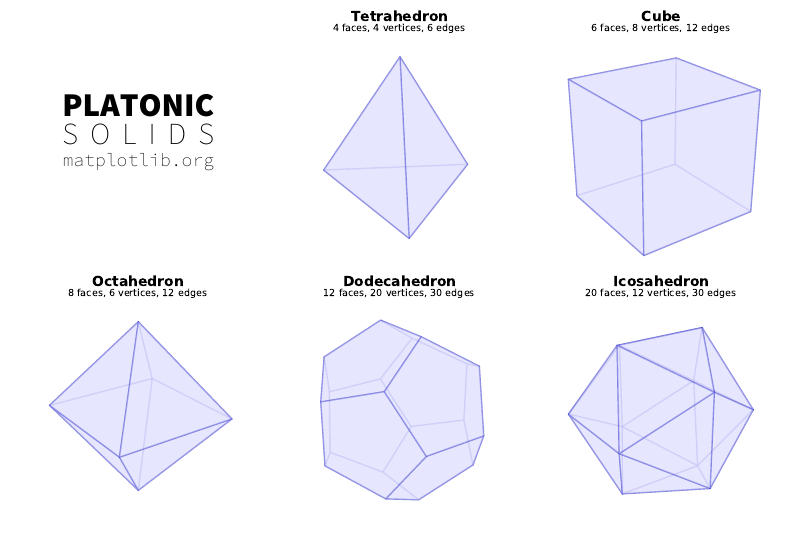

This figure's Python source:
import glm
import numpy as np
import matplotlib as mpl
import matplotlib.pyplot as plt
from matplotlib.collections import PolyCollection


def tetrahedron():
    """ Tetrahedron with 4 faces, 6 edges and 4 vertices """
    a = 2 * np.pi / 3
    vertices = [
        (0, 0.5, 0),
        (0.5 * np.cos(0 * a), -0.25, 0.5 * np.sin(0 * a)),
        (0.5 * np.cos(1 * a), -0.25, 0.5 * np.sin(1 * a)),
        (0.5 * np.cos(2 * a), -0.25, 0.5 * np.sin(2 * a)),
    ]
    faces = [(1, 2, 3), (1, 2, 0), (2, 3, 0), (3, 1, 0)]
    return np.array(vertices), np.array(faces)


def octahedron():
    """ Octahedron with 8 faces, 12 edges and 6 vertices """

    r = 0.5 * 1 / np.sqrt(2)
    vertices = [
        (0, 0.5, 0),
        (0, -0.5, 0),
        (-r, 0, -r),
        (r, 0, -r),
        (r, 0, r),
        (-r, 0, r),
    ]
    faces = [
        (2, 3, 0),
        (3, 4, 0),
        (4, 5, 0),
        (5, 2, 0),
        (3, 2, 1),
        (4, 3, 1),
        (5, 4, 1),
        (2, 5, 1),
    ]
    return np.array(vertices), np.array(faces)


def dodecahedron():
    """ Regular dodecahedron with 12 faces, 30 edges and 20 vertices """

    r = (1 + np.sqrt(5)) / 2
    vertices = [
        (-1, -1, +1),
        (r, 1 / r, 0),
        (r, -1 / r, 0),
        (-r, 1 / r, 0),
        (-r, -1 / r, 0),
        (0, r, 1 / r),
        (0, r, -1 / r),
        (1 / r, 0, -r),
        (-1 / r, 0, -r),
        (0, -r, -1 / r),
        (0, -r, 1 / r),
        (1 / r, 0, r),
        (-1 / r, 0, r),
        (+1, +1, -1),
        (+1, +1, +1),
        (-1, +1, -1),
        (-1, +1, +1),
        (+1, -1, -1),
        (+1, -1, +1),
        (-1, -1, -1),
    ]
    # faces = [ (19, 3, 2), (12, 19, 2), (15, 12, 2),
    #           (8, 14, 2), (18, 8, 2), (3, 18, 2),
    #           (20, 5, 4), (9, 20, 4), (16, 9, 4),
    #           (13, 17, 4), (1, 13, 4), (5, 1, 4),
    #           (7, 16, 4), (6, 7, 4), (17, 6, 4),
    #           (6, 15, 2), (7, 6, 2), (14, 7, 2),
    #           (10, 18, 3), (11, 10, 3), (19, 11, 3),
    #           (11, 1, 5), (10, 11, 5), (20, 10, 5),
    #           (20, 9, 8), (10, 20, 8), (18, 10, 8),
    #           (9, 16, 7), (8, 9, 7), (14, 8, 7),
    #           (12, 15, 6), (13, 12, 6), (17, 13, 6),
    #           (13, 1, 11), (12, 13, 11), (19, 12, 11) ]
    faces = [
        (19, 3, 2, 15, 12),
        (8, 14, 2, 3, 18),
        (20, 5, 4, 16, 9),
        (13, 17, 4, 5, 1),
        (7, 16, 4, 17, 6),
        (6, 15, 2, 14, 7),
        (10, 18, 3, 19, 11),
        (11, 1, 5, 20, 10),
        (20, 9, 8, 18, 10),
        (9, 16, 7, 14, 8),
        (12, 15, 6, 17, 13),
        (13, 1, 11, 19, 12),
    ]
    vertices = np.array(vertices) / np.sqrt(3) / 2
    faces = np.array(faces) - 1
    return vertices, faces


def icosahedron():
    """ Regular icosahedron with 20 faces, 30 edges and 12 vertices """

    a = (1 + np.sqrt(5)) / 2
    vertices = [
        (-1, a, 0),
        (1, a, 0),
        (-1, -a, 0),
        (1, -a, 0),
        (0, -1, a),
        (0, 1, a),
        (0, -1, -a),
        (0, 1, -a),
        (a, 0, -1),
        (a, 0, 1),
        (-a, 0, -1),
        (-a, 0, 1),
    ]
    faces = [
        [0, 11, 5],
        [0, 5, 1],
        [0, 1, 7],
        [0, 7, 10],
        [0, 10, 11],
        [1, 5, 9],
        [5, 11, 4],
        [11, 10, 2],
        [10, 7, 6],
        [7, 1, 8],
        [3, 9, 4],
        [3, 4, 2],
        [3, 2, 6],
        [3, 6, 8],
        [3, 8, 9],
        [4, 9, 5],
        [2, 4, 11],
        [6, 2, 10],
        [8, 6, 7],
        [9, 8, 1],
    ]
    vertices = np.array(vertices) / np.sqrt(a + 2) / 2
    faces = np.array(faces)
    return vertices, faces


def cube():
    vertices = [
        (0, 0, 0),
        (1, 0, 0),
        (1, 0, 1),
        (0, 0, 1),
        (0, 1, 0),
        (1, 1, 0),
        (1, 1, 1),
        (0, 1, 1),
    ]
    faces = [
        [0, 1, 2, 3],
        [4, 5, 6, 7],
        [0, 1, 5, 4],
        [1, 2, 6, 5],
        [2, 3, 7, 6],
        [3, 0, 4, 7],
    ]
    return (np.array(vertices) - 0.5) / np.sqrt(2), np.array(faces)


def plot(ax, camera, V, F):
    ax.axis("off")

    T = glm.transform(V[F], camera)
    V, Z = T[..., :2], T[..., 2].mean(axis=-1)
    V = V[np.argsort(-Z)]
    collection = PolyCollection(
        V,
        antialiased=True,
        linewidth=1.0,
        facecolor=(0.9, 0.9, 1, 0.75),
        edgecolor=(0, 0, 0.75, 0.25),
    )
    ax.add_collection(collection)


fig = plt.figure(figsize=(8, 5.5))
camera = glm.camera(25, 35, 1.5, "perspective")

ax = plt.subplot(2, 3, 1, xlim=[-1, +1], ylim=[-1, +1], aspect=1)
ax.axis("off")
ax.text(
    0.5,
    0.6,
    "PLATONIC",
    transform=ax.transAxes,
    weight="black",
    size=24,
    va="bottom",
    ha="center",
    family="Source Sans Pro",
)
ax.text(
    0.5,
    0.6,
    "S  O  L  I  D  S",
    transform=ax.transAxes,
    weight="light",
    size=22,
    va="top",
    ha="center",
    family="Source Sans Pro",
)
ax.text(
    0.5,
    0.475,
    "matplotlib.org",
    transform=ax.transAxes,
    weight="light",
    size=13,
    va="top",
    ha="center",
    family="Source Code Pro",
)


# -----------------------------------------------------------------------------
ax = plt.subplot(2, 3, 2, xlim=[-1, +1], ylim=[-1, +1], aspect=1)
plot(ax, camera, *tetrahedron())
ax.text(
    0.5,
    1.0,
    "Tetrahedron",
    transform=ax.transAxes,
    weight="bold",
    va="bottom",
    ha="center",
)
ax.text(
    0.5,
    1.0,
    "4 faces, 4 vertices, 6 edges",
    transform=ax.transAxes,
    va="top",
    ha="center",
    size="x-small",
)

# -----------------------------------------------------------------------------
ax = plt.subplot(2, 3, 3, xlim=[-1, +1], ylim=[-1, +1], aspect=1)
plot(ax, camera, *cube())
ax.text(
    0.5, 1.0, "Cube", transform=ax.transAxes, weight="bold", va="bottom", ha="center"
)
ax.text(
    0.5,
    1.0,
    "6 faces, 8 vertices, 12 edges",
    transform=ax.transAxes,
    va="top",
    ha="center",
    size="x-small",
)

# -----------------------------------------------------------------------------
ax = plt.subplot(2, 3, 4, xlim=[-1, +1], ylim=[-1, +1], aspect=1)
plot(ax, camera, *octahedron())
ax.text(
    0.5,
    1.0,
    "Octahedron",
    transform=ax.transAxes,
    weight="bold",
    va="bottom",
    ha="center",
)
ax.text(
    0.5,
    1.0,
    "8 faces, 6 vertices, 12 edges",
    transform=ax.transAxes,
    va="top",
    ha="center",
    size="x-small",
)

# -----------------------------------------------------------------------------
ax = plt.subplot(2, 3, 5, xlim=[-1, +1], ylim=[-1, +1], aspect=1)
plot(ax, camera, *dodecahedron())
ax.text(
    0.5,
    1.0,
    "Dodecahedron",
    transform=ax.transAxes,
    weight="bold",
    va="bottom",
    ha="center",
)
ax.text(
    0.5,
    1.0,
    "12 faces, 20 vertices, 30 edges",
    transform=ax.transAxes,
    va="top",
    ha="center",
    size="x-small",
)

# -----------------------------------------------------------------------------
ax = plt.subplot(2, 3, 6, xlim=[-1, +1], ylim=[-1, +1], aspect=1)
plot(ax, camera, *icosahedron())
ax.text(
    0.5,
    1.0,
    "Icosahedron",
    transform=ax.transAxes,
    weight="bold",
    va="bottom",
    ha="center",
)
ax.text(
    0.5,
    1.0,
    "20 faces, 12 vertices, 30 edges",
    transform=ax.transAxes,
    va="top",
    ha="center",
    size="x-small",
)


plt.tight_layout()
plt.savefig("platonic-solids.png", dpi=300)
plt.savefig("platonic-solids.pdf")
plt.show()
